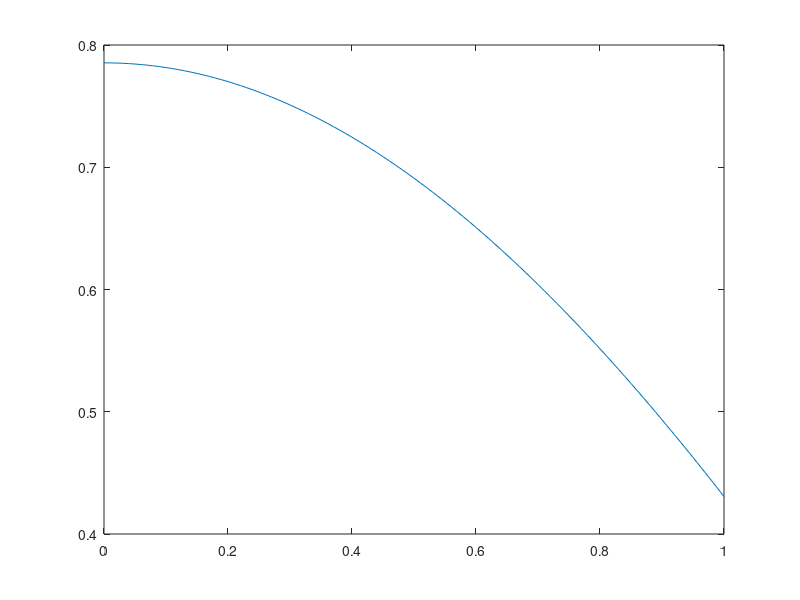

Source code (MATLAB):
function diferenciacentraln2ord
  yA=pi/4;
  tA=0;
  dt=0.01;
  tf=1;
  dyA=0;
  L=10;
  g=9.81;
  yV=yA-dt*dyA+0.5*(dt^2)*((-g/L)*yA);#Calculo de y viejo inicial (serie de Taylor)
  it=0;
  
  for i=tA:dt:tf
    it=it+1;
    yN=(-g/L)*yA*(dt^2)-yV+2*yA;#Ecuacion de Recurrencia (se calcula)
    vx(it)=i;
    vy(it)=yA;
    yV=yA;
    yA=yN;
  endfor
  plot(vx,vy);
endfunction
